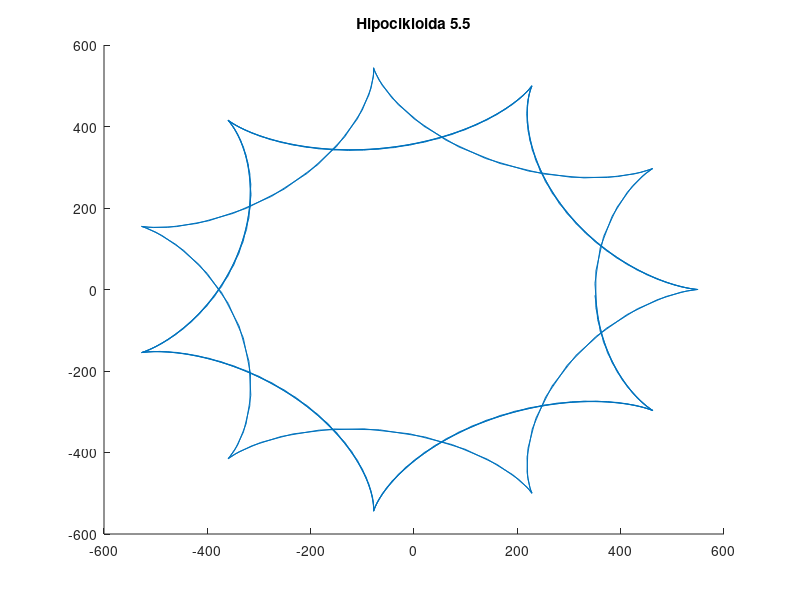

Write MATLAB code to recreate this figure.
%% Hipocikloida 5.5

%% Inicijalizacija

clear all
close all
clc

%%

% t = 0:.1:3*pi/2;
t = 0:.1:10*pi;
a = 100; % poluprecnik
k = 5.5;
x = a*(k-1)*cos(t)+a*cos((k-1)*t);
y = a*(k-1)*sin(t)-a*sin((k-1)*t);
figure
title('Hipocikloida 5.5')
line(x,y)
